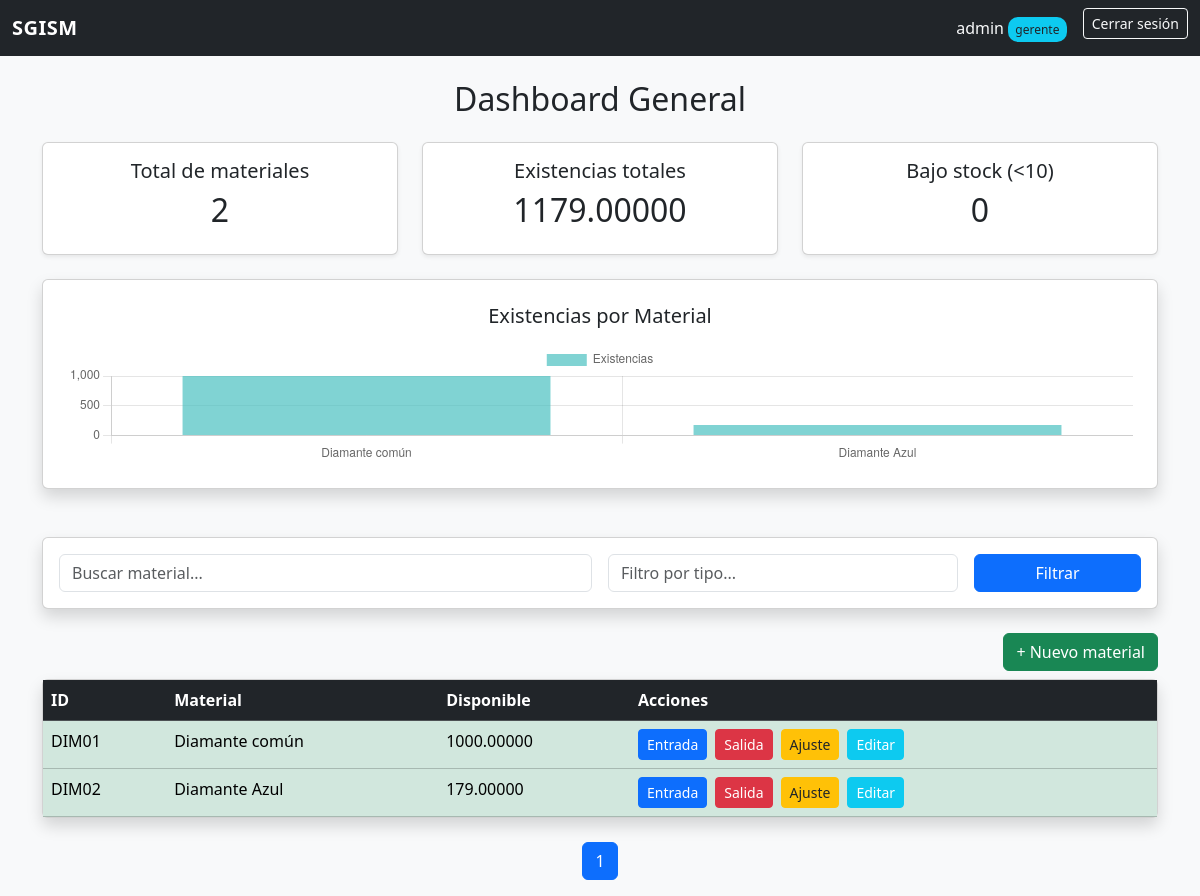
Page / (signed in) on the earlier database version.
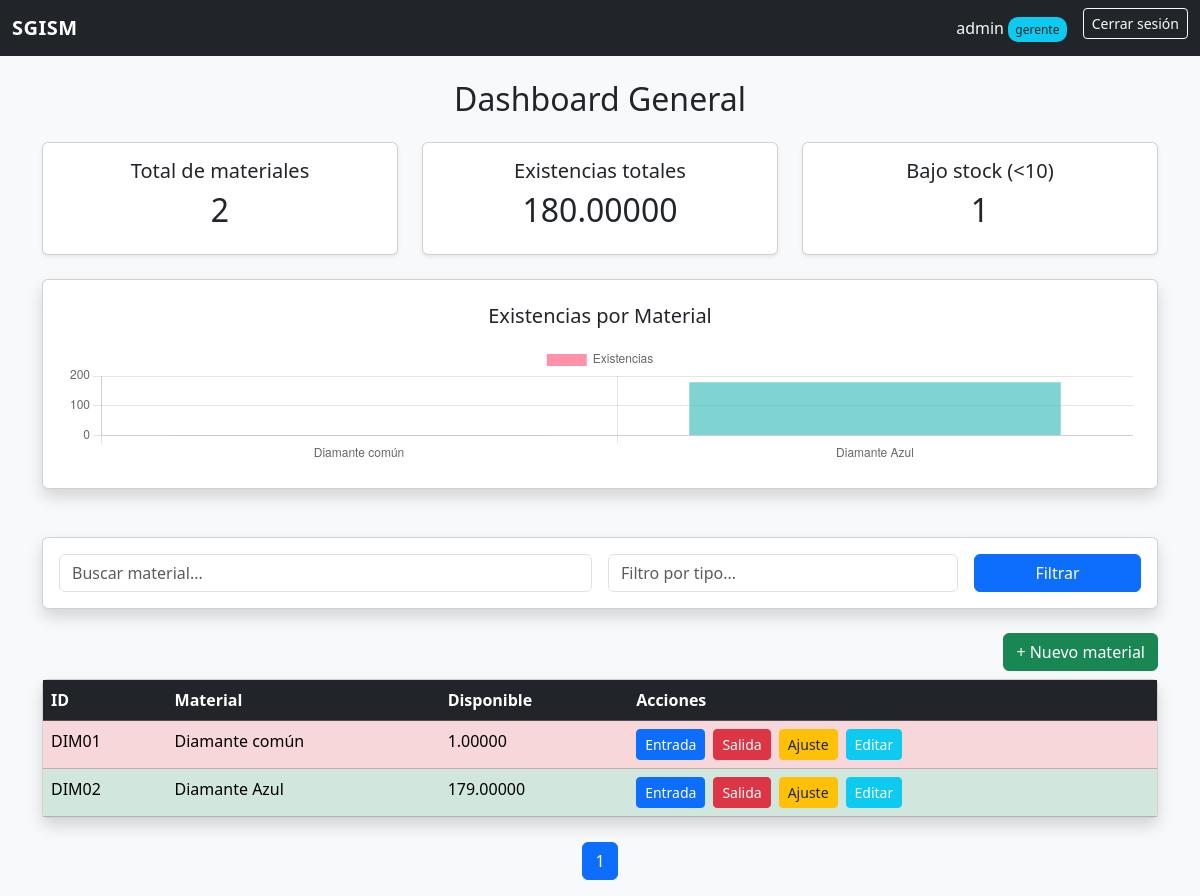
Same page on the later database version.
### users/models.py (models this page shows, shortened)
class UserProfile(models.Model):
    user = models.OneToOneField(User, on_delete=models.CASCADE)
    role = models.CharField(max_length=20, choices=ROLES)

### inventory/models.py (models this page shows)
class Gemstone(models.Model):
    id = models.CharField(max_length=5, primary_key=True)
    type = models.CharField(max_length=100)
    name = models.CharField(max_length=100)
    ammount_available = models.DecimalField(max_digits=20, decimal_places=5, default=0)

### inventory/views.py (the view)
# urls.py: path('', views.dashboard, name='dashboard'),
@login_required
def dashboard(request):
    profile = request.user.userprofile
    role = profile.role
    search_query = request.GET.get("search", "")
    filter_type = request.GET.get("type", "")
    gemstones = Gemstone.objects.all()
    if search_query:
        gemstones = gemstones.filter(name__icontains=search_query)
    if filter_type:
        gemstones = gemstones.filter(type__icontains=filter_type)
    paginator = Paginator(gemstones, 10)  # 10 por página
    page_number = request.GET.get("page")
    page_obj = paginator.get_page(page_number)
    context = {
        "role": role,
        "is_gerente": role == "gerente",
        "is_supervisor": role == "supervisor",
        "is_surtidor": role == "surtidor",
        "is_asistente": role == "asistente",
        "is_contador": role == "contador",
        "page_obj": page_obj,
        "gemstones": gemstones,
        "total_materiales": gemstones.count(),
        "total_existencias": sum(g.ammount_available for g in gemstones),
        "bajo_stock": gemstones.filter(ammount_available__lt=10).count(),
        "search_query": search_query,
        "filter_type": filter_type,
    }
    return render(request, "inventory/dashboard.html", context)

### inventory/templates/inventory/dashboard.html (shortened to what this page needs)
{% extends "base.html" %}
{% load static %}
{% block content %}
<h2 class="mb-4 text-center">Dashboard General</h2>
<div class="row mb-4">
    <div class="col-md-4">
        <div class="card shadow-sm p-3 text-center">
            <h5>Total de materiales</h5>
            <h2>{{ total_materiales }}</h2>
        </div>
    </div>
    <div class="col-md-4">
        <div class="card shadow-sm p-3 text-center">
            <h5>Existencias totales</h5>
            <h2>{{ total_existencias }}</h2>
        </div>
    </div>
    <div class="col-md-4">
        <div class="card shadow-sm p-3 text-center">
            <h5>Bajo stock (&lt;10)</h5>
            <h2>{{ bajo_stock }}</h2>
        </div>
    </div>
</div>
<div class="card shadow p-4 mb-5">
    <h5 class="text-center mb-3">Existencias por Material</h5>
    <canvas id="stockChart" height="120"></canvas>
</div>
<div class="card shadow mb-4 p-3">
    <form method="get" class="row g-3">
        <div class="col-md-6">
            <input type="text" name="search" class="form-control"
                   placeholder="Buscar material..." value="{{ search_query }}">
        </div>
        <div class="col-md-4">
            <input type="text" name="type" class="form-control"
                   placeholder="Filtro por tipo..." value="{{ filter_type }}">
        </div>
        <div class="col-md-2">
            <button class="btn btn-primary w-100">Filtrar</button>
        </div>
    </form>
</div>
<div class="d-flex justify-content-end mb-2">
    {% if is_gerente %}
        <a href="{% url 'create' %}" class="btn btn-success">
            + Nuevo material
        </a>
    {% endif %}
</div>
<div class="card shadow">
    <table class="table table-hover mb-0">
        <thead class="table-dark">
            <tr>
                <th>ID</th>
                <th>Material</th>
                <th>Disponible</th>
                <th>Acciones</th>
            </tr>
        </thead>
        <tbody>
            {% for gemstone in page_obj %}
            <tr
                {% if gemstone.ammount_available < 10 %}
                    class="table-danger"
                {% elif gemstone.ammount_available < 50 %}
                    class="table-warning"
                {% else %}
                    class="table-success"
                {% endif %}
            >
                <td>{{ gemstone.id }}</td>
                <td>{{ gemstone.name }}</td>
                <td>{{ gemstone.ammount_available }}</td>
                <td class="d-flex gap-2">
                    {% if is_surtidor or is_gerente %}
                    <a href="{% url 'entry' gemstone.id %}" class="btn btn-sm btn-primary">Entrada</a>
                    <a href="{% url 'exit' gemstone.id %}" class="btn btn-sm btn-danger">Salida</a>
                    {% endif %}
                    {% if is_asistente or is_gerente %}
                    <a href="{% url 'adjustment' gemstone.id %}" class="btn btn-sm btn-warning text-dark">Ajuste</a>
                    {% endif %}
                    {% if is_gerente %}
                    <a href="{% url 'edit' gemstone.id %}" class="btn btn-sm btn-info text-white">Editar</a>
                    {% endif %}
                </td>
            </tr>
            {% endfor %}
        </tbody>
    </table>
</div>
<nav class="mt-4">
    <ul class="pagination justify-content-center">
        <li class="page-item active">
            <span class="page-link">{{ page_obj.number }}</span>
        </li>
    </ul>
</nav>
<script>
const ctx = document.getElementById('stockChart');
new Chart(ctx, {
    type: 'bar',
    data: {
        labels: [{% for g in gemstones %}'{{ g.name }}',{% endfor %}],
        datasets: [{
            label: 'Existencias',
            data: [{% for g in gemstones %}{{ g.ammount_available }},{% endfor %}],
            backgroundColor: [
                {% for g in gemstones %}
                    {% if g.ammount_available < 10 %}
                        'rgba(255, 99, 132, 0.7)',
                    {% elif g.ammount_available < 50 %}
                        'rgba(255, 206, 86, 0.7)',
                    {% else %}
                        'rgba(75, 192, 192, 0.7)',
                    {% endif %}
                {% endfor %}
            ]
        }]
    }
});
</script>
{% endblock %}

### SGISM/templates/base.html (shortened to what this page needs)
{% load static %}
<!DOCTYPE html>
<html lang="es">
<head>
    <link href="https://cdn.jsdelivr.net/npm/bootstrap@5.3.2/dist/css/bootstrap.min.css" rel="stylesheet">
</head>
<body>
<nav class="navbar navbar-expand-lg navbar-dark bg-dark mb-4">
    <div class="container-fluid">
        <a class="navbar-brand" href="{% url 'dashboard' %}">SGISM</a>
        <div class="collapse navbar-collapse" id="navbarContent">
            <ul class="navbar-nav ms-auto">
                <span class="navbar-text text-light me-3">
                    {{ request.user.username }}
                    <span class="nav-role-badge bg-info text-dark">{{ role }}</span>
                </span>
                <li class="nav-item">
                    <a href="{% url 'logout' %}" class="btn btn-outline-light btn-sm">Cerrar sesión</a>
                </li>
            </ul>
        </div>
    </div>
</nav>
<div class="container">
    {% block content %}
    {% endblock %}
</div>
</body>
</html>

### SGISM/templates/base.html (style rules this page uses)
body { background-color: #f8f9fa; }
.navbar-brand { font-weight: bold; letter-spacing: .5px; }
.nav-role-badge { font-size: 0.75rem; padding: .3em .6em; border-radius: 10px; }

Differences in the rows shown:
changed Gemstone "DIM01": ammount_available "1000.00000" → "1.00000"
Other differences:
{{ total_existencias }}: "1179.00000" → "180.00000"
{{ bajo_stock }}: "0" → "1"
chart data {{ g.ammount_available }}: 1000.00000, 179.00000 → 1.00000, 179.00000
